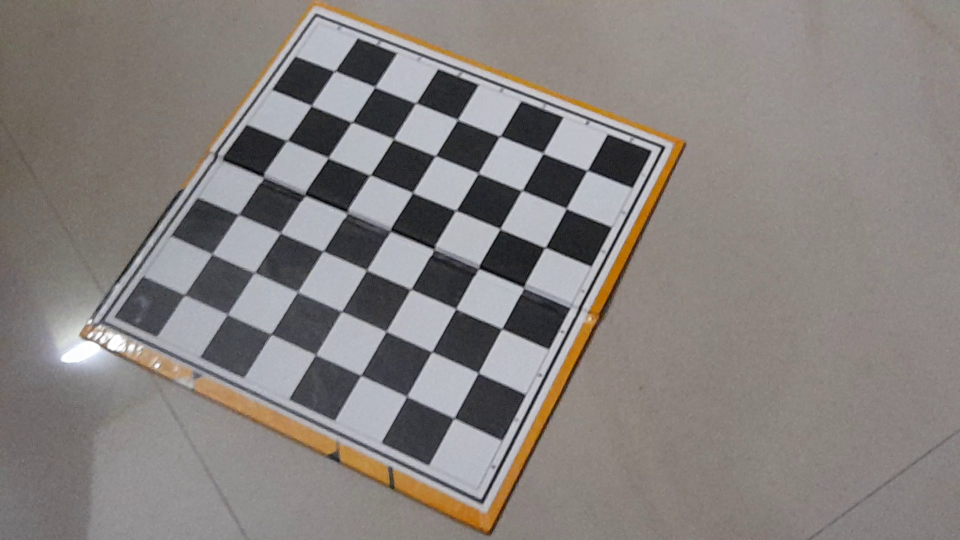
#> input picture Camera_CAL/11.jpg, 1920 x 1080 px (shown at 1/2 size)
$ python calibration_example.py
#> lines starting #> are read from the running program, lines starting #| are printed output that depends on the picture; after the words box and inside, x2 and y2 are one past the last pixel; in counts of white or black regions, pixels touching at a corner belong together
#%%
import cv2 as cv
import numpy as np
import matplotlib.pyplot as plt
#%%
nc=(7,7);
framesize=(1920,1080);
criteria=(cv.TERM_CRITERIA_EPS+cv.TERM_CRITERIA_MAX_ITER,30,0.001);
objp=np.zeros((nc[0]*nc[1],3),np.float32)
objp[:,:2]=np.mgrid[0:nc[0],0:nc[1]].T.reshape(-1,2);
objPoints=[];
imgPoints=[];
paths=["11.jpg","12.jpg","14.jpg","15.jpg","16.jpg"];
for image in paths:
    row=cv.imread(image);
#> row is the input picture: shape (1080, 1920, 3); mean B, G, R 126.4, 129.1, 134.4
    print(row);
#> (printed output is left out)
    gray=cv.cvtColor(row,cv.COLOR_BGR2GRAY);
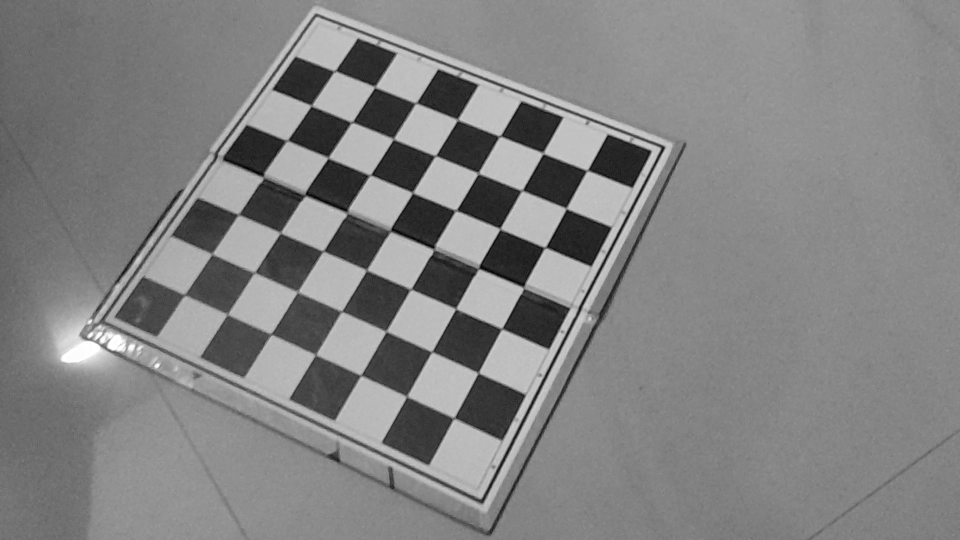
#> gray: shape (1080, 1920) (shown at 1/2 size); min 0, max 255, mean 130.4
    ret,corners=cv.findChessboardCorners(gray,nc,None);
#> ret = True; corners = 49 rows, first 8: [670, 142.5], [750, 174.4], [831.7, 207.9], [916.5, 238.5], [1001.7, 274.2], [1088.6, 307.6], [1175, 341.5], [621.6, 211.7]
    if ret==True:
        objPoints.append(objp);
        corners2=cv.cornerSubPix(gray,corners,(11,11),(-1,-1),criteria);
#> corners2 = 49 rows, first 8: [670.2, 142.3], [750, 174.5], [832.4, 206.5], [915.5, 239.7], [1000.1, 272.8], [1086.8, 307.1], [1174.7, 341.3], [623.2, 212]
        imgPoints.append(corners);
        cv.drawChessboardCorners(row,nc,corners2,ret);
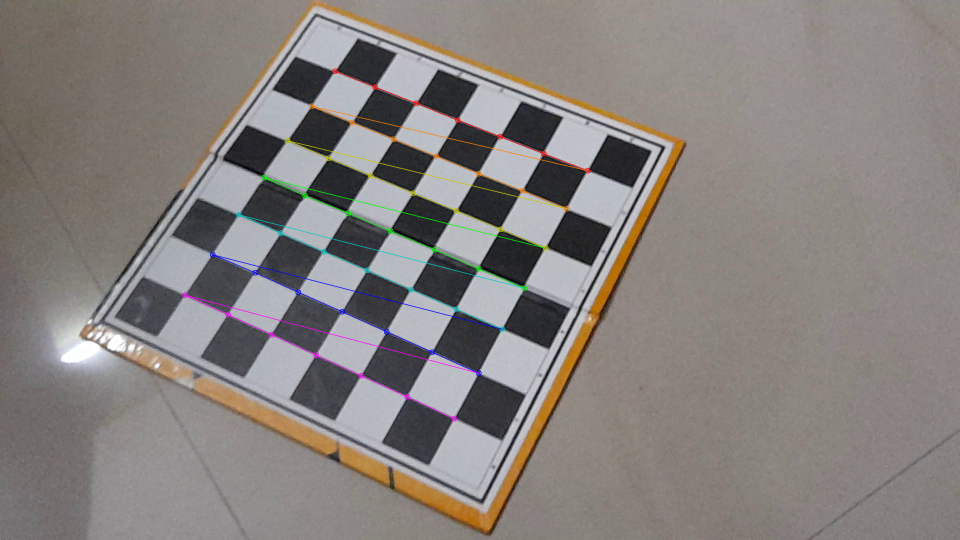
#> row: shape (1080, 1920, 3) (shown at 1/2 size); 1.22% of pixels changed, all inside (x1, y1, x2, y2) = (364, 136, 1182, 844)
#> pass 2 of the loop `for image in paths:`:
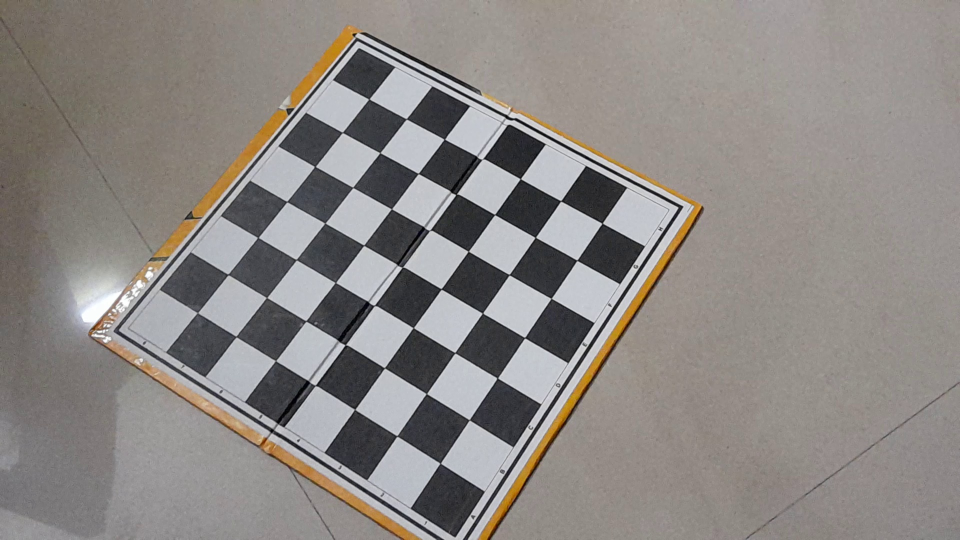
#> input picture Camera_CAL/12.jpg, 1920 x 1080 px (shown at 1/2 size)
#> row is the input picture: shape (1080, 1920, 3); mean B, G, R 132.4, 135.6, 140.3
#> (printed output is left out)
#> `gray=cv.cvtColor(row,cv.COLOR_BGR2GRAY);`:
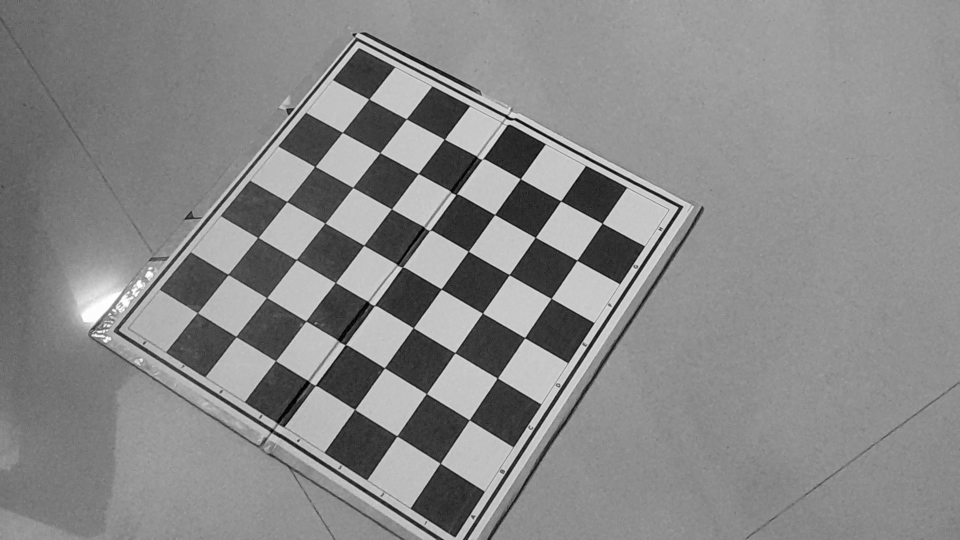
#> gray: shape (1080, 1920) (shown at 1/2 size); min 0, max 255, mean 136.6
#> corners = 49 rows, first 8: [738.1, 198.7], [813.1, 238], [888.7, 278.9], [964.4, 319.1], [1041.2, 358], [1121.9, 402.2], [1204.5, 446.9], [685.1, 265]
#> corners2 = 49 rows, first 8: [738.3, 198.6], [812.8, 238.2], [889.2, 278.8], [963.7, 318.9], [1041.1, 357.9], [1121.9, 402.3], [1204.7, 446.8], [685.1, 265.2]
#> `cv.drawChessboardCorners(row,nc,corners2,ret);`:
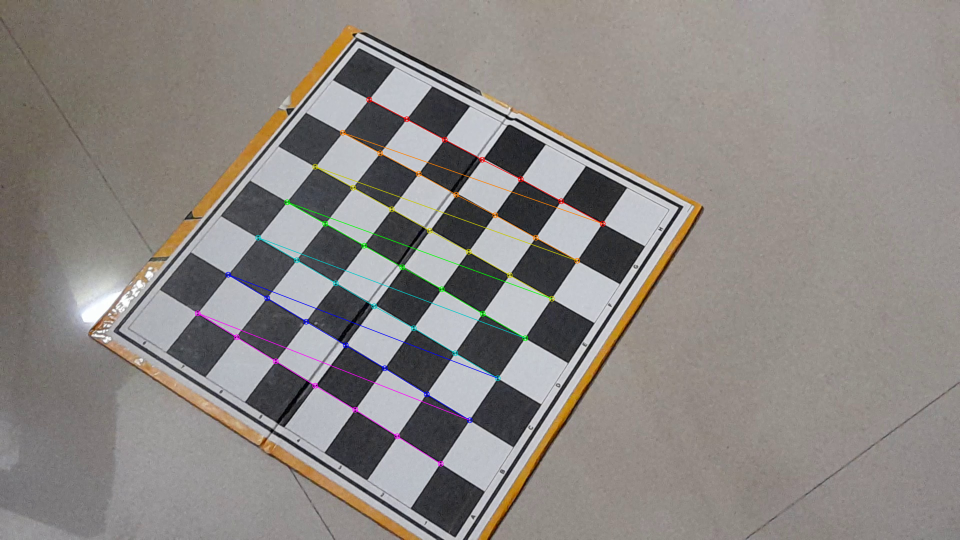
#> row: shape (1080, 1920, 3) (shown at 1/2 size); 1.14% of pixels changed, all inside (x1, y1, x2, y2) = (389, 193, 1212, 934)
#> pass 3 of the loop `for image in paths:`:
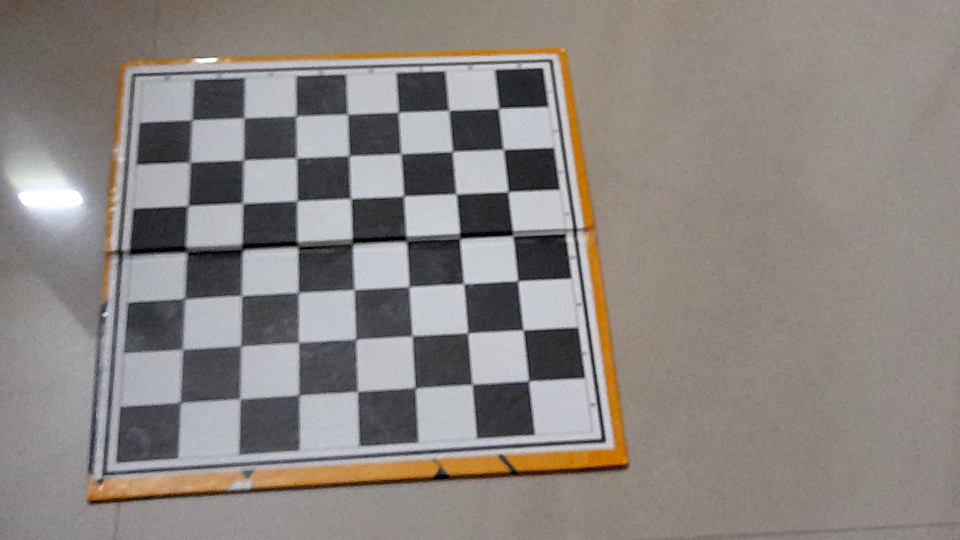
#> input picture Camera_CAL/14.jpg, 1920 x 1080 px (shown at 1/2 size)
#> row is the input picture: shape (1080, 1920, 3); mean B, G, R 128.9, 132.6, 139
#> (printed output is left out)
#> `gray=cv.cvtColor(row,cv.COLOR_BGR2GRAY);`:
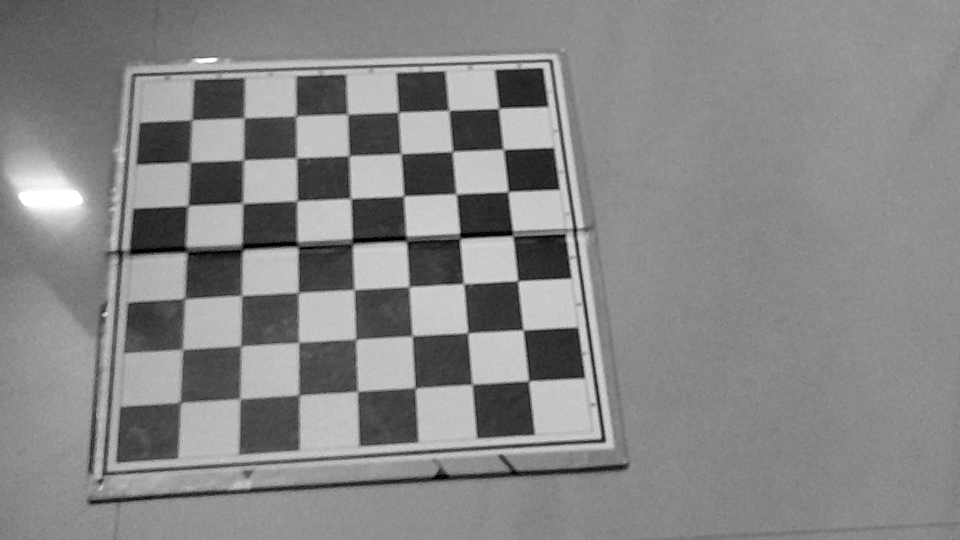
#> gray: shape (1080, 1920) (shown at 1/2 size); min 0, max 255, mean 134.1
#> corners = 49 rows, first 8: [997.5, 217], [1006.3, 299.6], [1017, 384], [1027.5, 467.2], [1034.1, 561.1], [1047.8, 660.3], [1057.5, 762.5], [898.6, 221.3]
#> corners2 = 49 rows, first 8: [998.4, 217.5], [1008.2, 299.9], [1016.9, 383.6], [1027, 469.9], [1036.6, 561.5], [1046.7, 660.4], [1057.6, 762.9], [898.5, 221.1]
#> `cv.drawChessboardCorners(row,nc,corners2,ret);`:
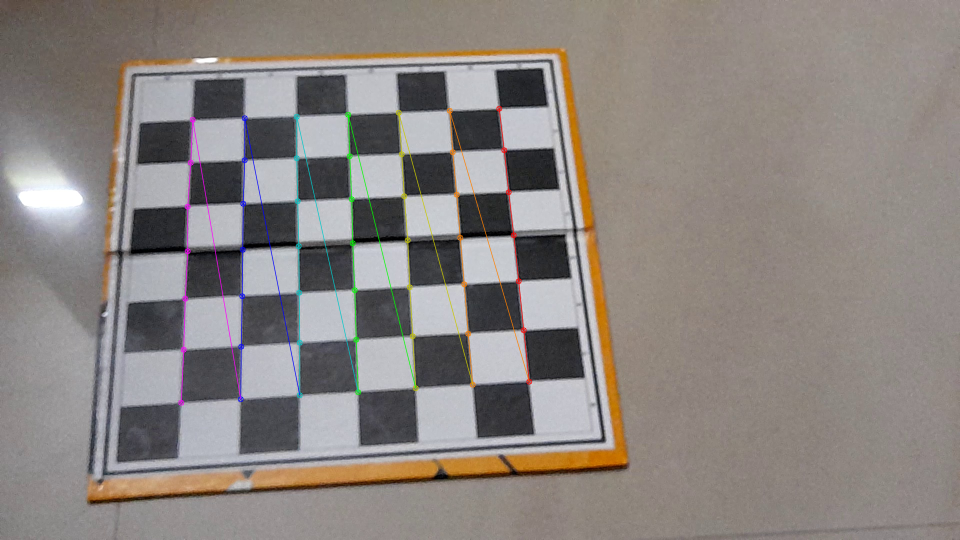
#> row: shape (1080, 1920, 3) (shown at 1/2 size); 1.23% of pixels changed, all inside (x1, y1, x2, y2) = (356, 211, 1065, 812)
#> the loop made 5 passes; the first 3 are shown
        #plt.imshow(row);
        #plt.show();
ret,cameraMatrix,dist,rvecs,tvecs=cv.calibrateCamera(objPoints,imgPoints,gray.shape[::-1],None,None);
print("Camera Calibrated: ",ret);
print("\nCamera Matrix \n",cameraMatrix);
print("\nDistortion Parameters :\n",dist);
print("\nRotation Vectors:\n",rvecs);
print("\nTranslation Vectors:\n",tvecs);
img=cv.imread("13.jpg");
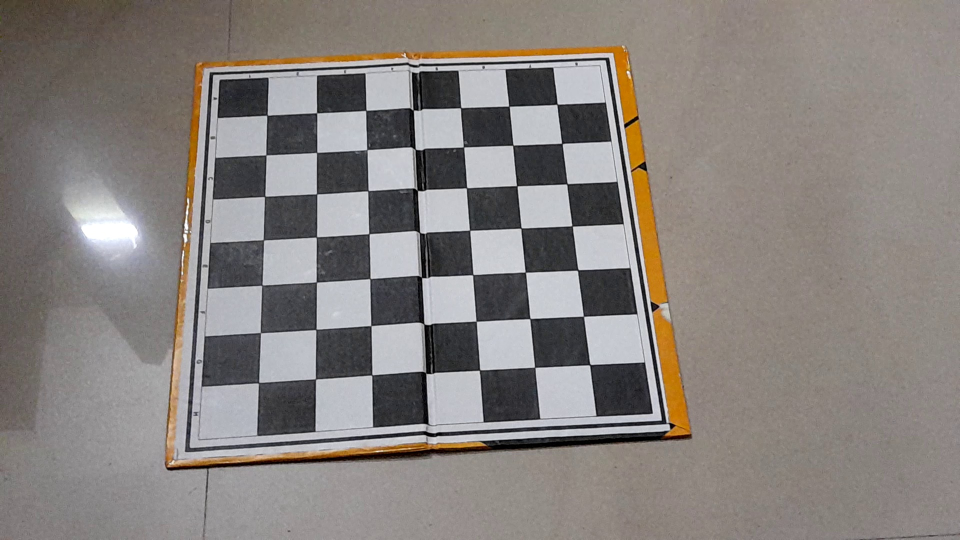
#> input picture Camera_CAL/13.jpg, 1920 x 1080 px (shown at 1/2 size)
#> img is the input picture: shape (1080, 1920, 3); mean B, G, R 125.9, 129.5, 135.2
h,w=img.shape[:2];
#> h = 1080; w = 1920
newCameraMatrix,roi=cv.getOptimalNewCameraMatrix(cameraMatrix,dist,(w,h),1,(w,h));
dst=cv.undistort(img,cameraMatrix,dist,None,newCameraMatrix);
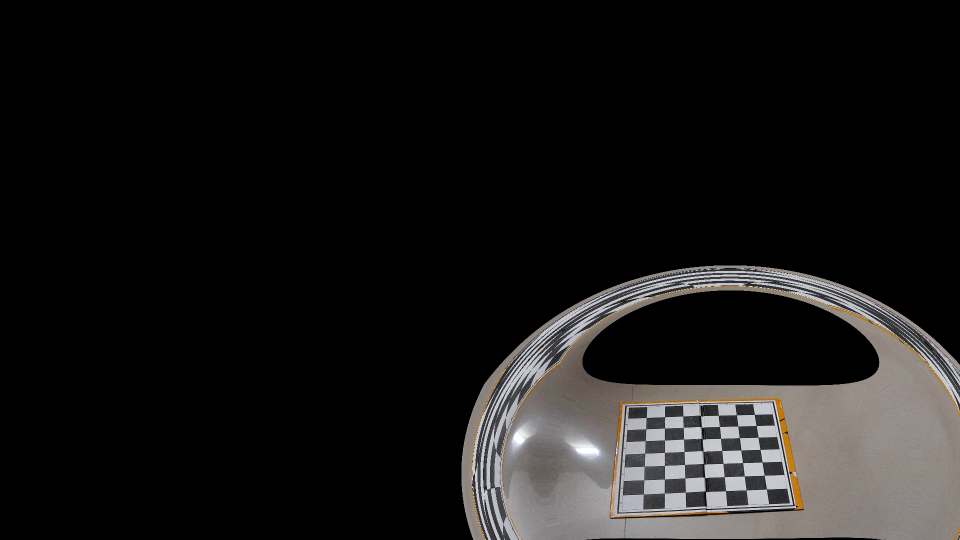
#> dst: shape (1080, 1920, 3) (shown at 1/2 size); mean B, G, R 23.3, 23.8, 24.8
x,y,w,h=roi;
dst=dst[y:y+h,x:x+w];
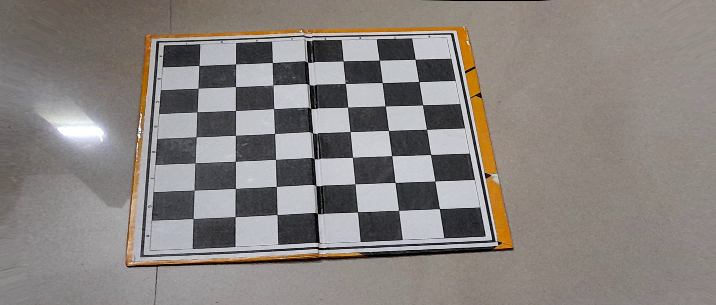
#> dst: shape (305, 716, 3); mean B, G, R 127.1, 130.6, 136.1
cv.imwrite("Calibration.jpg",dst);
# %%
